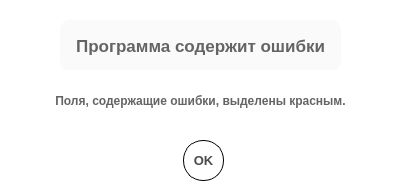
<?xml version="1.0" encoding="UTF-8"?>
<ui version="4.0">
 <class>ErrorsDialog</class>
 <widget class="QDialog" name="ErrorsDialog">
  <property name="geometry">
   <rect>
    <x>0</x>
    <y>0</y>
    <width>400</width>
    <height>193</height>
   </rect>
  </property>
  <property name="minimumSize">
   <size>
    <width>400</width>
    <height>193</height>
   </size>
  </property>
  <property name="maximumSize">
   <size>
    <width>400</width>
    <height>193</height>
   </size>
  </property>
  <property name="windowTitle">
   <string/>
  </property>
  <property name="styleSheet">
   <string notr="true">background-color: white;</string>
  </property>
  <widget class="QLabel" name="errorLabel">
   <property name="geometry">
    <rect>
     <x>60</x>
     <y>20</y>
     <width>281</width>
     <height>51</height>
    </rect>
   </property>
   <property name="font">
    <font>
     <pointsize>13</pointsize>
     <weight>75</weight>
     <bold>true</bold>
    </font>
   </property>
   <property name="styleSheet">
    <string notr="true">color: rgb(100,100,100);
border-radius: 10px;
background-color: rgb(250,250,250);</string>
   </property>
   <property name="text">
    <string>Программа содержит ошибки</string>
   </property>
   <property name="alignment">
    <set>Qt::AlignCenter</set>
   </property>
  </widget>
  <widget class="QLabel" name="infoLabel">
   <property name="geometry">
    <rect>
     <x>30</x>
     <y>70</y>
     <width>341</width>
     <height>61</height>
    </rect>
   </property>
   <property name="font">
    <font>
     <pointsize>9</pointsize>
     <weight>75</weight>
     <bold>true</bold>
    </font>
   </property>
   <property name="styleSheet">
    <string notr="true">color: rgb(100,100,100);</string>
   </property>
   <property name="text">
    <string>Поля, содержащие ошибки, выделены красным.</string>
   </property>
   <property name="alignment">
    <set>Qt::AlignCenter</set>
   </property>
  </widget>
  <widget class="QPushButton" name="okButton">
   <property name="geometry">
    <rect>
     <x>183</x>
     <y>140</y>
     <width>41</width>
     <height>41</height>
    </rect>
   </property>
   <property name="font">
    <font>
     <pointsize>10</pointsize>
     <weight>75</weight>
     <bold>true</bold>
    </font>
   </property>
   <property name="styleSheet">
    <string notr="true">QPushButton {
border-radius: 20px;
border: 1px solid black;
font-weight: bold;
color: rgb(75,75,75);
outline: none;
}
QPushButton:hover{
background-color: rgb(245,245,245);
}
</string>
   </property>
   <property name="text">
    <string>OK</string>
   </property>
   <property name="flat">
    <bool>true</bool>
   </property>
  </widget>
 </widget>
 <resources/>
 <connections/>
</ui>
